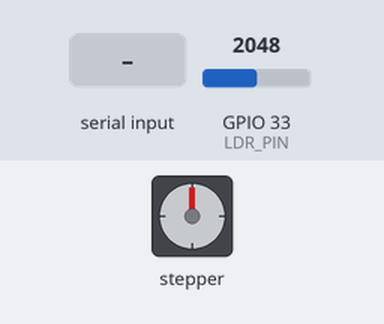
Bench run of a sketch on a simulated ESP32. On the bench: stepper motor. The inputs (shaded band) are chosen by the test bench; at power-on: GPIO 33 (LDR_PIN) = 2048. Stepper angles assume 200 steps per turn; what the sketch prints to the serial monitor is not drawn.

Above: at 1.2 s.
1.3 s: "90,45\n" received over Serial
At 2.2 s:
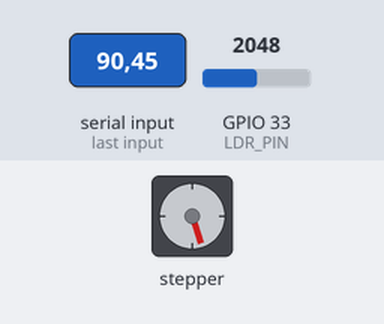
2.9 s: "30,150\n" received over Serial
At 4.4 s:
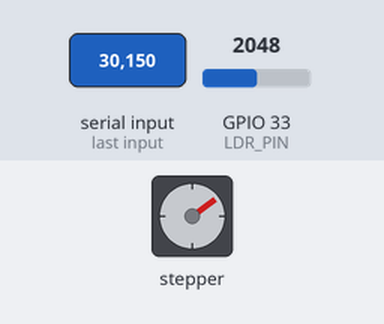
Timing chart, 0 to 5.9 s (numbered marks = the images above; inputs shaded):
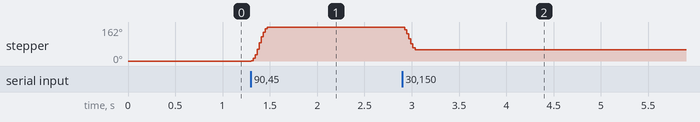

The sketch:

Serial_IO_Stepper_Photoresistor.ino
```cpp
#include <AccelStepper.h>

#define DIR 16
#define PUL 17
#define LDR_PIN 33  // LDR analog input pin

AccelStepper stepper(AccelStepper::DRIVER, PUL, DIR);

long targetPosition = 0;
String inputString = "";  // Serial input buffer

// 📉 Smoothing filter for LDR
float alpha = 0.2;           // Smoothing factor
float smoothedValue = 0;

unsigned long lastLdrRead = 0;
const unsigned long ldrInterval = 50; // ms

void setup() {
  Serial.begin(115200);
  stepper.setMaxSpeed(1000);
  stepper.setAcceleration(10000);

  smoothedValue = analogRead(LDR_PIN); // Initialize filter
}

void loop() {
  // 🌡 Read and smooth LDR every 50ms
  if (millis() - lastLdrRead >= ldrInterval) {
    lastLdrRead = millis();

    int rawValue = analogRead(LDR_PIN);
    smoothedValue = alpha * rawValue + (1 - alpha) * smoothedValue;

    Serial.println((int)smoothedValue);  // Print smoothed LDR value
  }

  // 📥 Handle incoming serial target position commands
  while (Serial.available() > 0) {
    char inChar = (char)Serial.read();
    if (inChar == '\n') {
      targetPosition = inputString.toInt();
      stepper.moveTo(targetPosition);
      inputString = "";
    } else {
      inputString += inChar;
    }
  }

  // ⚙️ Stepper run
  stepper.run();
}


/*
const int ldrPin = 33;
float alpha = 0.2;     // Smoothing factor (0 = very smooth, 1 = no smoothing)
float smoothedValue = 0;

void setup() {
  Serial.begin(115200);
  smoothedValue = analogRead(ldrPin);  // Initialize with first reading
}

void loop() {
  int rawValue = analogRead(ldrPin);
  smoothedValue = alpha * rawValue + (1 - alpha) * smoothedValue;

  Serial.println((int)smoothedValue);
  delay(50);
}
*/
```

Measured:
- after the input at 1.3 s, stepper: turns 162° clockwise in 0.17 s, starting at once
- after the input at 2.9 s, stepper: turns 108° counter-clockwise in 0.13 s, starting at once
